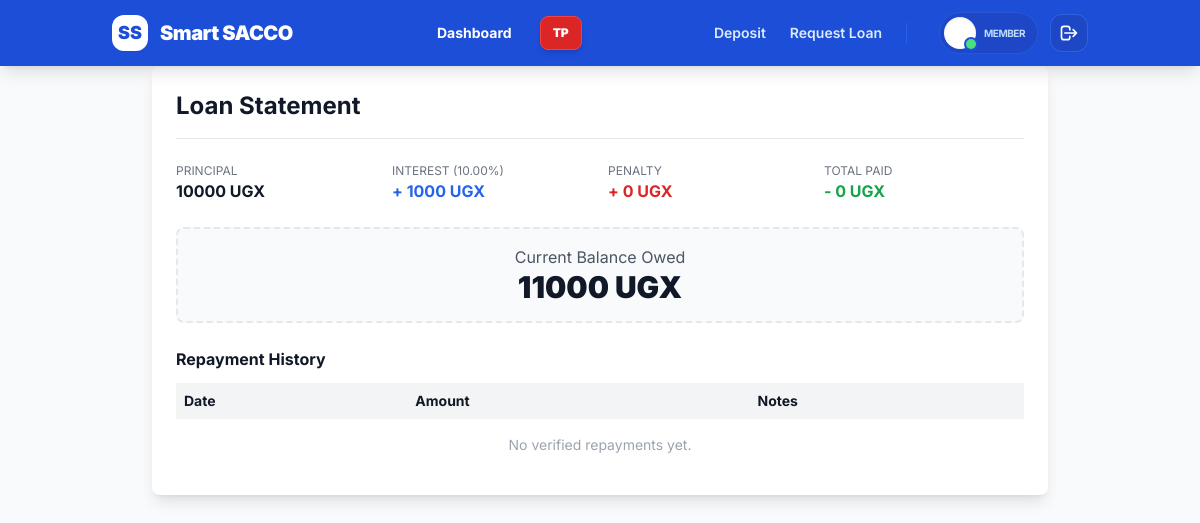
Screenshot of /loans/statement/3/ (signed in) with the database file from the repository.
### loans/models.py (models this page shows, shortened)
class Loan(models.Model):
    STATUS_CHOICES = (
        ('PENDING', 'Pending Approval'),
        ('APPROVED', 'Approved'),
        ('DISBURSED', 'Disbursed (Money Sent)'),
        ('FULLY_PAID', 'Fully Paid'),
        ('REJECTED', 'Rejected'),
    )
    user = models.ForeignKey(settings.AUTH_USER_MODEL, on_delete=models.CASCADE)
    amount_requested = models.DecimalField(max_digits=12, decimal_places=2)
    interest_rate = models.DecimalField(max_digits=5, decimal_places=2, default=10.00)
    penalty_rate = models.DecimalField(max_digits=5, decimal_places=2, default=2.00) # 2% Penalty
    duration_months = models.IntegerField(default=12)
    status = models.CharField(max_length=20, choices=STATUS_CHOICES, default='PENDING')
    date_applied = models.DateTimeField(auto_now_add=True)
    @property
    def base_total_payable(self):
        interest = (self.amount_requested * self.interest_rate) / 100
        return self.amount_requested + interest
    @property
    def total_repaid(self):
        return self.repayments.filter(status='VERIFIED').aggregate(
            Sum('amount')
        )['amount__sum'] or 0
    @property
    def due_date(self):
        return self.date_applied + timedelta(days=self.duration_months * 30)
    @property
    def is_overdue(self):
        base_balance = self.base_total_payable - self.total_repaid
        if base_balance > 0 and timezone.now() > self.due_date:
            return True
        return False
    @property
    def penalty_amount(self):
        if self.is_overdue:
            base_balance = self.base_total_payable - self.total_repaid
            return (base_balance * self.penalty_rate) / 100
        return 0
    @property
    def total_repayable(self):
        return self.base_total_payable + self.penalty_amount
    @property
    def remaining_balance(self):
        return self.total_repayable - self.total_repaid

### loans/views.py (the view)
# urls.py: path('statement/<int:loan_id>/', views.loan_statement, name='loan_statement'),
@login_required
def loan_statement(request, loan_id):
    loan = get_object_or_404(Loan, id=loan_id, user=request.user)
    repayments = loan.repayments.filter(status='VERIFIED').order_by('-date_paid')
    context = {
        'loan': loan,
        'repayments': repayments,
        'interest_amount': (loan.amount_requested * loan.interest_rate) / 100,
    }
    return render(request, 'loans/loan_statement.html', context)

### loans/templates/loans/loan_statement.html
{% extends 'base.html' %}
{% block content %}
<div class="max-w-4xl mx-auto p-6 bg-white shadow-lg rounded-lg">
    <h2 class="text-2xl font-bold border-b pb-4">Loan Statement</h2>
    <div class="grid grid-cols-2 md:grid-cols-4 gap-4 my-6">
        <div>
            <p class="text-gray-500 text-xs uppercase">Principal</p>
            <p class="font-bold">{{ loan.amount_requested|floatformat:0 }} UGX</p>
        </div>
        <div>
            <p class="text-gray-500 text-xs uppercase">Interest ({{ loan.interest_rate }}%)</p>
            <p class="font-bold text-blue-600">+ {{ interest_amount|floatformat:0 }} UGX</p>
        </div>
        <div>
            <p class="text-gray-500 text-xs uppercase">Penalty</p>
            <p class="font-bold text-red-600">+ {{ loan.penalty_amount|floatformat:0 }} UGX</p>
        </div>
        <div>
            <p class="text-gray-500 text-xs uppercase">Total Paid</p>
            <p class="font-bold text-green-600">- {{ loan.total_repaid|floatformat:0 }} UGX</p>
        </div>
    </div>
    <div class="bg-gray-50 p-4 rounded-lg border-2 border-dashed mb-6">
        <p class="text-center text-gray-600">Current Balance Owed</p>
        <p class="text-center text-3xl font-black text-gray-900">{{ loan.remaining_balance|floatformat:0 }} UGX</p>
    </div>
    <h3 class="font-bold mb-3">Repayment History</h3>
    <table class="w-full text-left text-sm">
        <thead>
            <tr class="bg-gray-100">
                <th class="p-2">Date</th>
                <th class="p-2">Amount</th>
                <th class="p-2">Notes</th>
            </tr>
        </thead>
        <tbody>
            {% for repayment in repayments %}
            <tr class="border-b">
                <td class="p-2">{{ repayment.date_paid|date:"d M Y" }}</td>
                <td class="p-2 font-bold">{{ repayment.amount|floatformat:0 }} UGX</td>
                <td class="p-2 text-gray-500">{{ repayment.notes|default:"-" }}</td>
            </tr>
            {% empty %}
            <tr>
                <td colspan="3" class="p-4 text-center text-gray-400">No verified repayments yet.</td>
            </tr>
            {% endfor %}
        </tbody>
    </table>
</div>
{% endblock %}

### templates/base.html (style rules this page uses)
body { font-family: 'Inter', sans-serif; background-image: url('https://i.pinimg.com/1200x/c8/1c/0d/c81c0d775dde3ef625571720b259f692.jpg'); background-size: cover; background-position: center; background-attachment: fixed; }

### rows the page displays
Loan: amount_requested "10000", interest_rate "10.00", penalty_amount "0", total_repaid "0", remaining_balance "11000"

### other values shown
{{ interest_amount|floatformat:0 }} "1000"
